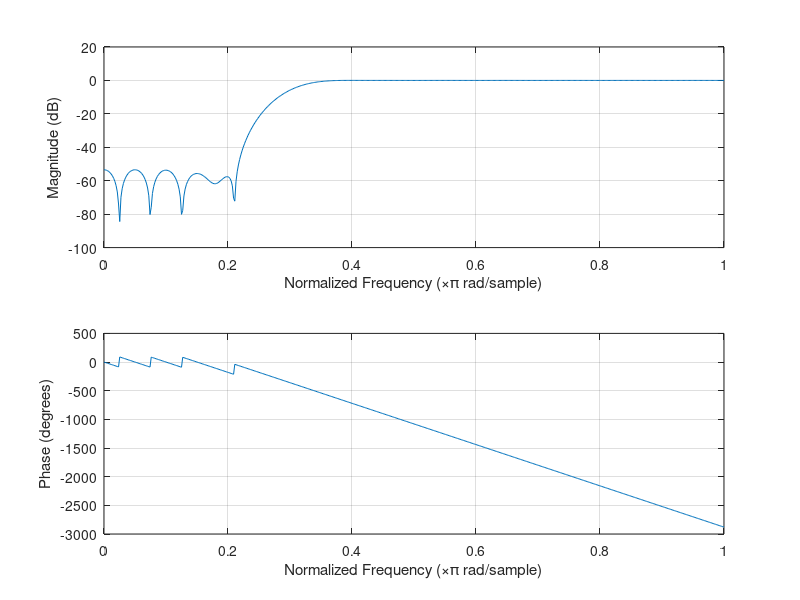
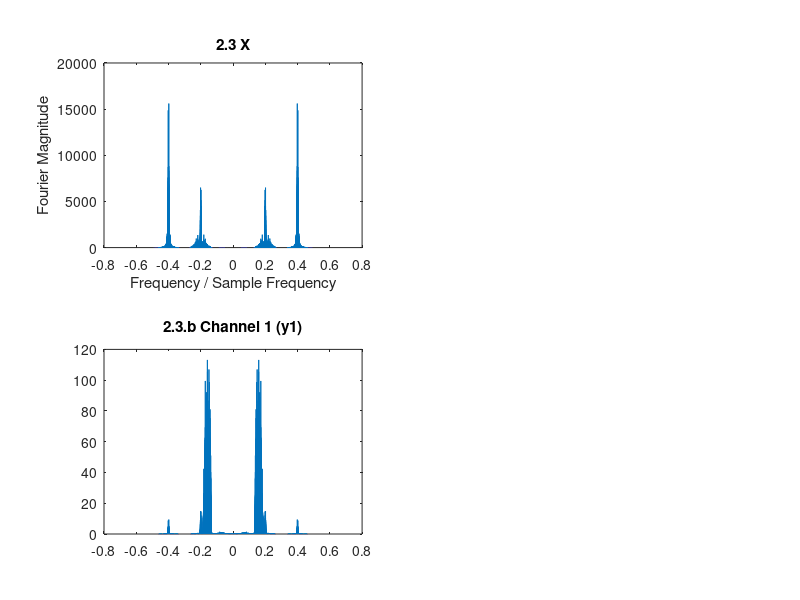

MATLAB code for these plots, in order:

% 2.3
LowPass=fir1(40,0.3,'low'); % use this to filter the first channel 
% figure;freqz(LowPass)
HighPass=fir1(40,0.3,'high'); % use this to filter the first channel 
figure;freqz(HighPass)

load proj2_wave2 
x = double(x)/32768;
X = fft(x);
n = (length(X)-1)/2;
f = (-n:n)/n/2;
figure
subplot(2,2,1);
plot(f,fftshift(abs(X)));
xlabel('Frequency / Sample Frequency');
ylabel('Fourier Magnitude');
title('2.3 X');

% a
% Channel one: 0.20
% Channel two: 0.40

% b
% channel1=cos(2*pi*0.2*(1:length(x))).*x;
y1=filter(LowPass,1,x);
Y1 = fft(y1);
n = (length(Y1)-1)/2;
f = (-n:n)/n/2;
subplot(2,2,3);
plot(f,fftshift(abs(Y1)));
title('2.3.b Channel 1 (y1)');

% channel2=cos(2*pi*0.4*(1:length(x))).*x;
% y2=filter(HighPass,1,channel2);
% Y2 = fft(y2);
% n = (length(Y2)-1)/2;
% f = (-n:n)/n/2;
% subplot(2,2,4);
% plot(f,fftshift(abs(Y2)));
% title('2.3.b Channel 1 (y2)');
